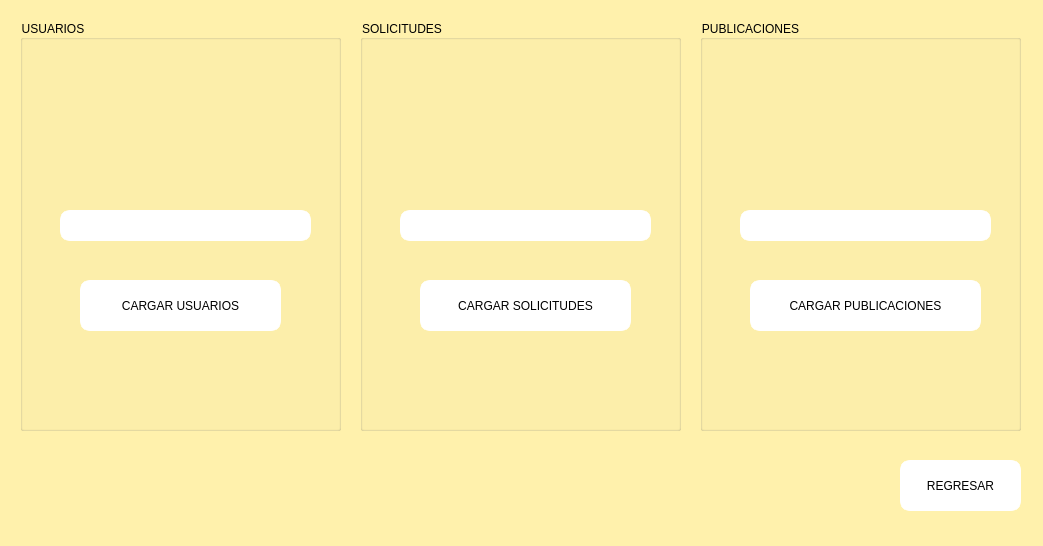
<?xml version="1.0" encoding="UTF-8"?>
<ui version="4.0">
 <class>CargarAdmin</class>
 <widget class="QMainWindow" name="CargarAdmin">
  <property name="geometry">
   <rect>
    <x>0</x>
    <y>0</y>
    <width>1043</width>
    <height>546</height>
   </rect>
  </property>
  <property name="windowTitle">
   <string>MainWindow</string>
  </property>
  <property name="styleSheet">
   <string notr="true">background-color: rgb(255, 241, 172)</string>
  </property>
  <widget class="QWidget" name="centralwidget">
   <widget class="QGroupBox" name="grbRec">
    <property name="geometry">
     <rect>
      <x>20</x>
      <y>20</y>
      <width>321</width>
      <height>411</height>
     </rect>
    </property>
    <property name="styleSheet">
     <string notr="true">font: 12pt &quot;Sitka&quot;;</string>
    </property>
    <property name="title">
     <string>USUARIOS</string>
    </property>
    <widget class="QLineEdit" name="txtusers">
     <property name="enabled">
      <bool>false</bool>
     </property>
     <property name="geometry">
      <rect>
       <x>40</x>
       <y>190</y>
       <width>251</width>
       <height>31</height>
      </rect>
     </property>
     <property name="styleSheet">
      <string notr="true">font: 600 11pt &quot;Segoe UI Variable Display Semib&quot;;
border: 5px solid white;
background-color: rgb(255, 255, 255);
border-radius: 10px;</string>
     </property>
    </widget>
    <widget class="QPushButton" name="btnUsers">
     <property name="geometry">
      <rect>
       <x>60</x>
       <y>260</y>
       <width>201</width>
       <height>51</height>
      </rect>
     </property>
     <property name="cursor">
      <cursorShape>PointingHandCursor</cursorShape>
     </property>
     <property name="styleSheet">
      <string notr="true">font: 900 10pt &quot;Segoe UI Black&quot;;
border: 5px solid white;
background-color: rgb(255, 255, 255);
border-radius: 10px;</string>
     </property>
     <property name="text">
      <string>CARGAR USUARIOS</string>
     </property>
    </widget>
   </widget>
   <widget class="QGroupBox" name="grbRec_2">
    <property name="geometry">
     <rect>
      <x>360</x>
      <y>20</y>
      <width>321</width>
      <height>411</height>
     </rect>
    </property>
    <property name="styleSheet">
     <string notr="true">font: 12pt &quot;Sitka&quot;;</string>
    </property>
    <property name="title">
     <string>SOLICITUDES</string>
    </property>
    <widget class="QLineEdit" name="txtSoli">
     <property name="enabled">
      <bool>false</bool>
     </property>
     <property name="geometry">
      <rect>
       <x>40</x>
       <y>190</y>
       <width>251</width>
       <height>31</height>
      </rect>
     </property>
     <property name="styleSheet">
      <string notr="true">font: 600 11pt &quot;Segoe UI Variable Display Semib&quot;;
border: 5px solid white;
background-color: rgb(255, 255, 255);
border-radius: 10px;</string>
     </property>
    </widget>
    <widget class="QPushButton" name="btnSoli">
     <property name="geometry">
      <rect>
       <x>60</x>
       <y>260</y>
       <width>211</width>
       <height>51</height>
      </rect>
     </property>
     <property name="cursor">
      <cursorShape>PointingHandCursor</cursorShape>
     </property>
     <property name="styleSheet">
      <string notr="true">font: 900 10pt &quot;Segoe UI Black&quot;;
border: 5px solid white;
background-color: rgb(255, 255, 255);
border-radius: 10px;</string>
     </property>
     <property name="text">
      <string>CARGAR SOLICITUDES</string>
     </property>
    </widget>
   </widget>
   <widget class="QGroupBox" name="grbRec_3">
    <property name="geometry">
     <rect>
      <x>700</x>
      <y>20</y>
      <width>321</width>
      <height>411</height>
     </rect>
    </property>
    <property name="styleSheet">
     <string notr="true">font: 12pt &quot;Sitka&quot;;</string>
    </property>
    <property name="title">
     <string>PUBLICACIONES</string>
    </property>
    <widget class="QLineEdit" name="txtPub">
     <property name="enabled">
      <bool>false</bool>
     </property>
     <property name="geometry">
      <rect>
       <x>40</x>
       <y>190</y>
       <width>251</width>
       <height>31</height>
      </rect>
     </property>
     <property name="styleSheet">
      <string notr="true">font: 600 11pt &quot;Segoe UI Variable Display Semib&quot;;
border: 5px solid white;
background-color: rgb(255, 255, 255);
border-radius: 10px;</string>
     </property>
    </widget>
    <widget class="QPushButton" name="btnPub">
     <property name="geometry">
      <rect>
       <x>50</x>
       <y>260</y>
       <width>231</width>
       <height>51</height>
      </rect>
     </property>
     <property name="cursor">
      <cursorShape>PointingHandCursor</cursorShape>
     </property>
     <property name="styleSheet">
      <string notr="true">font: 900 10pt &quot;Segoe UI Black&quot;;
border: 5px solid white;
background-color: rgb(255, 255, 255);
border-radius: 10px;</string>
     </property>
     <property name="text">
      <string>CARGAR PUBLICACIONES</string>
     </property>
    </widget>
   </widget>
   <widget class="QPushButton" name="pushButton_3">
    <property name="geometry">
     <rect>
      <x>900</x>
      <y>460</y>
      <width>121</width>
      <height>51</height>
     </rect>
    </property>
    <property name="cursor">
     <cursorShape>PointingHandCursor</cursorShape>
    </property>
    <property name="styleSheet">
     <string notr="true">font: 900 10pt &quot;Segoe UI Black&quot;;
border: 5px solid white;
background-color: rgb(255, 255, 255);
border-radius: 10px;
</string>
    </property>
    <property name="text">
     <string>REGRESAR</string>
    </property>
   </widget>
  </widget>
 </widget>
 <resources/>
 <connections/>
</ui>
